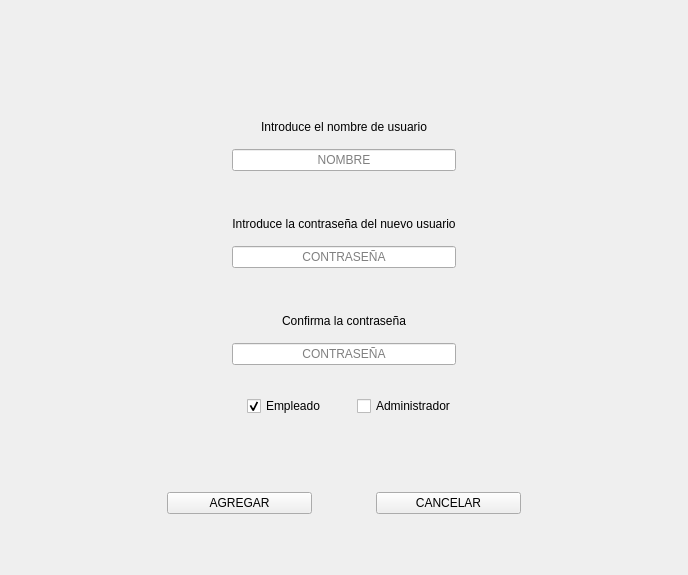
<?xml version="1.0" encoding="UTF-8"?>
<ui version="4.0">
 <class>Agregar_Usuario</class>
 <widget class="QDialog" name="Agregar_Usuario">
  <property name="geometry">
   <rect>
    <x>0</x>
    <y>0</y>
    <width>688</width>
    <height>575</height>
   </rect>
  </property>
  <property name="cursor">
   <cursorShape>ArrowCursor</cursorShape>
  </property>
  <property name="windowTitle">
   <string>Agregar Usuario</string>
  </property>
  <layout class="QGridLayout" name="gridLayout_6" rowstretch="2,0,0">
   <item row="1" column="0">
    <layout class="QGridLayout" name="gridLayout">
     <property name="leftMargin">
      <number>40</number>
     </property>
     <property name="topMargin">
      <number>40</number>
     </property>
     <property name="rightMargin">
      <number>40</number>
     </property>
     <property name="bottomMargin">
      <number>40</number>
     </property>
     <item row="1" column="0">
      <layout class="QGridLayout" name="gridLayout_5">
       <property name="verticalSpacing">
        <number>15</number>
       </property>
       <item row="0" column="0">
        <widget class="QLabel" name="label">
         <property name="sizePolicy">
          <sizepolicy hsizetype="Preferred" vsizetype="Preferred">
           <horstretch>0</horstretch>
           <verstretch>0</verstretch>
          </sizepolicy>
         </property>
         <property name="maximumSize">
          <size>
           <width>50</width>
           <height>50</height>
          </size>
         </property>
         <property name="text">
          <string/>
         </property>
         <property name="pixmap">
          <pixmap resource="RECURSOS.qrc">:/IMAGENES/IMAGENES/LOGOS/Logo con fondo gris.png</pixmap>
         </property>
         <property name="scaledContents">
          <bool>true</bool>
         </property>
        </widget>
       </item>
       <item row="1" column="0">
        <widget class="QLabel" name="UsuarioActual">
         <property name="text">
          <string/>
         </property>
        </widget>
       </item>
      </layout>
     </item>
     <item row="4" column="0">
      <layout class="QGridLayout" name="gridLayout_2" columnstretch="4,5,2,5,4">
       <property name="topMargin">
        <number>25</number>
       </property>
       <item row="0" column="1">
        <widget class="QPushButton" name="AGREGAR">
         <property name="contextMenuPolicy">
          <enum>Qt::ContextMenuPolicy::DefaultContextMenu</enum>
         </property>
         <property name="text">
          <string>AGREGAR</string>
         </property>
         <property name="autoDefault">
          <bool>false</bool>
         </property>
        </widget>
       </item>
       <item row="0" column="2">
        <spacer name="horizontalSpacer_3">
         <property name="orientation">
          <enum>Qt::Orientation::Horizontal</enum>
         </property>
         <property name="sizeHint" stdset="0">
          <size>
           <width>40</width>
           <height>20</height>
          </size>
         </property>
        </spacer>
       </item>
       <item row="0" column="3">
        <widget class="QPushButton" name="CANCELAR">
         <property name="text">
          <string>CANCELAR</string>
         </property>
         <property name="autoDefault">
          <bool>false</bool>
         </property>
        </widget>
       </item>
       <item row="0" column="4">
        <spacer name="horizontalSpacer_4">
         <property name="orientation">
          <enum>Qt::Orientation::Horizontal</enum>
         </property>
         <property name="sizeHint" stdset="0">
          <size>
           <width>40</width>
           <height>20</height>
          </size>
         </property>
        </spacer>
       </item>
       <item row="0" column="0">
        <spacer name="horizontalSpacer_5">
         <property name="orientation">
          <enum>Qt::Orientation::Horizontal</enum>
         </property>
         <property name="sizeHint" stdset="0">
          <size>
           <width>40</width>
           <height>20</height>
          </size>
         </property>
        </spacer>
       </item>
      </layout>
     </item>
     <item row="2" column="0">
      <layout class="QGridLayout" name="gridLayout_3">
       <item row="2" column="1">
        <layout class="QGridLayout" name="gridLayout_4">
         <property name="topMargin">
          <number>20</number>
         </property>
         <property name="verticalSpacing">
          <number>15</number>
         </property>
         <item row="1" column="1">
          <widget class="QLineEdit" name="PASSWORD1">
           <property name="inputMethodHints">
            <set>Qt::InputMethodHint::ImhHiddenText|Qt::InputMethodHint::ImhNoAutoUppercase|Qt::InputMethodHint::ImhNoPredictiveText|Qt::InputMethodHint::ImhSensitiveData</set>
           </property>
           <property name="alignment">
            <set>Qt::AlignmentFlag::AlignCenter</set>
           </property>
           <property name="placeholderText">
            <string>CONTRASEÑA</string>
           </property>
          </widget>
         </item>
         <item row="0" column="1">
          <widget class="QLabel" name="Titulo5_3">
           <property name="text">
            <string>Introduce la contraseña del nuevo usuario</string>
           </property>
           <property name="alignment">
            <set>Qt::AlignmentFlag::AlignCenter</set>
           </property>
          </widget>
         </item>
        </layout>
       </item>
       <item row="1" column="1">
        <spacer name="verticalSpacer">
         <property name="orientation">
          <enum>Qt::Orientation::Vertical</enum>
         </property>
         <property name="sizeType">
          <enum>QSizePolicy::Policy::Maximum</enum>
         </property>
         <property name="sizeHint" stdset="0">
          <size>
           <width>20</width>
           <height>30</height>
          </size>
         </property>
        </spacer>
       </item>
       <item row="0" column="0">
        <spacer name="horizontalSpacer">
         <property name="orientation">
          <enum>Qt::Orientation::Horizontal</enum>
         </property>
         <property name="sizeHint" stdset="0">
          <size>
           <width>40</width>
           <height>20</height>
          </size>
         </property>
        </spacer>
       </item>
       <item row="7" column="1">
        <spacer name="verticalSpacer_6">
         <property name="orientation">
          <enum>Qt::Orientation::Vertical</enum>
         </property>
         <property name="sizeHint" stdset="0">
          <size>
           <width>20</width>
           <height>40</height>
          </size>
         </property>
        </spacer>
       </item>
       <item row="4" column="1">
        <layout class="QGridLayout" name="gridLayout_8">
         <property name="topMargin">
          <number>20</number>
         </property>
         <property name="verticalSpacing">
          <number>15</number>
         </property>
         <item row="2" column="1">
          <widget class="QLineEdit" name="PASSWORD2">
           <property name="inputMethodHints">
            <set>Qt::InputMethodHint::ImhHiddenText|Qt::InputMethodHint::ImhNoAutoUppercase|Qt::InputMethodHint::ImhNoPredictiveText|Qt::InputMethodHint::ImhSensitiveData</set>
           </property>
           <property name="alignment">
            <set>Qt::AlignmentFlag::AlignCenter</set>
           </property>
           <property name="placeholderText">
            <string>CONTRASEÑA</string>
           </property>
          </widget>
         </item>
         <item row="1" column="1">
          <widget class="QLabel" name="Titulo5">
           <property name="text">
            <string>Confirma la contraseña</string>
           </property>
           <property name="alignment">
            <set>Qt::AlignmentFlag::AlignCenter</set>
           </property>
          </widget>
         </item>
        </layout>
       </item>
       <item row="6" column="1">
        <layout class="QGridLayout" name="gridLayout_9" columnstretch="1,1" columnminimumwidth="1,1">
         <property name="leftMargin">
          <number>15</number>
         </property>
         <property name="topMargin">
          <number>25</number>
         </property>
         <property name="rightMargin">
          <number>0</number>
         </property>
         <property name="bottomMargin">
          <number>15</number>
         </property>
         <property name="horizontalSpacing">
          <number>30</number>
         </property>
         <property name="verticalSpacing">
          <number>10</number>
         </property>
         <item row="0" column="1">
          <widget class="QCheckBox" name="CheckAdmin">
           <property name="text">
            <string>Administrador</string>
           </property>
           <property name="autoExclusive">
            <bool>true</bool>
           </property>
          </widget>
         </item>
         <item row="0" column="0">
          <widget class="QCheckBox" name="CheckEmpleado">
           <property name="text">
            <string>Empleado</string>
           </property>
           <property name="checked">
            <bool>true</bool>
           </property>
           <property name="autoExclusive">
            <bool>true</bool>
           </property>
          </widget>
         </item>
        </layout>
       </item>
       <item row="3" column="1">
        <spacer name="verticalSpacer_2">
         <property name="orientation">
          <enum>Qt::Orientation::Vertical</enum>
         </property>
         <property name="sizeType">
          <enum>QSizePolicy::Policy::Maximum</enum>
         </property>
         <property name="sizeHint" stdset="0">
          <size>
           <width>20</width>
           <height>30</height>
          </size>
         </property>
        </spacer>
       </item>
       <item row="0" column="2">
        <spacer name="horizontalSpacer_2">
         <property name="orientation">
          <enum>Qt::Orientation::Horizontal</enum>
         </property>
         <property name="sizeHint" stdset="0">
          <size>
           <width>40</width>
           <height>20</height>
          </size>
         </property>
        </spacer>
       </item>
       <item row="0" column="1">
        <layout class="QGridLayout" name="gridLayout_7">
         <property name="topMargin">
          <number>20</number>
         </property>
         <property name="verticalSpacing">
          <number>15</number>
         </property>
         <item row="1" column="1">
          <widget class="QLabel" name="Titulo5_2">
           <property name="text">
            <string>Introduce el nombre de usuario</string>
           </property>
           <property name="alignment">
            <set>Qt::AlignmentFlag::AlignCenter</set>
           </property>
          </widget>
         </item>
         <item row="2" column="1">
          <widget class="QLineEdit" name="USUARIO">
           <property name="inputMethodHints">
            <set>Qt::InputMethodHint::ImhHiddenText|Qt::InputMethodHint::ImhNoAutoUppercase|Qt::InputMethodHint::ImhNoPredictiveText|Qt::InputMethodHint::ImhSensitiveData</set>
           </property>
           <property name="alignment">
            <set>Qt::AlignmentFlag::AlignCenter</set>
           </property>
           <property name="placeholderText">
            <string>NOMBRE</string>
           </property>
          </widget>
         </item>
        </layout>
       </item>
      </layout>
     </item>
    </layout>
   </item>
   <item row="2" column="0">
    <spacer name="verticalSpacer_4">
     <property name="orientation">
      <enum>Qt::Orientation::Vertical</enum>
     </property>
     <property name="sizeHint" stdset="0">
      <size>
       <width>20</width>
       <height>40</height>
      </size>
     </property>
    </spacer>
   </item>
   <item row="0" column="0">
    <spacer name="verticalSpacer_3">
     <property name="orientation">
      <enum>Qt::Orientation::Vertical</enum>
     </property>
     <property name="sizeHint" stdset="0">
      <size>
       <width>20</width>
       <height>40</height>
      </size>
     </property>
    </spacer>
   </item>
  </layout>
 </widget>
 <tabstops>
  <tabstop>USUARIO</tabstop>
  <tabstop>PASSWORD1</tabstop>
  <tabstop>PASSWORD2</tabstop>
  <tabstop>CheckEmpleado</tabstop>
  <tabstop>CheckAdmin</tabstop>
  <tabstop>AGREGAR</tabstop>
  <tabstop>CANCELAR</tabstop>
 </tabstops>
 <resources>
  <include location="RECURSOS.qrc"/>
 </resources>
 <connections>
  <connection>
   <sender>USUARIO</sender>
   <signal>returnPressed()</signal>
   <receiver>PASSWORD1</receiver>
   <slot>setFocus()</slot>
   <hints>
    <hint type="sourcelabel">
     <x>299</x>
     <y>136</y>
    </hint>
    <hint type="destinationlabel">
     <x>303</x>
     <y>207</y>
    </hint>
   </hints>
  </connection>
  <connection>
   <sender>PASSWORD1</sender>
   <signal>returnPressed()</signal>
   <receiver>PASSWORD2</receiver>
   <slot>setFocus()</slot>
   <hints>
    <hint type="sourcelabel">
     <x>263</x>
     <y>203</y>
    </hint>
    <hint type="destinationlabel">
     <x>272</x>
     <y>281</y>
    </hint>
   </hints>
  </connection>
  <connection>
   <sender>PASSWORD2</sender>
   <signal>returnPressed()</signal>
   <receiver>AGREGAR</receiver>
   <slot>click()</slot>
   <hints>
    <hint type="sourcelabel">
     <x>139</x>
     <y>281</y>
    </hint>
    <hint type="destinationlabel">
     <x>143</x>
     <y>372</y>
    </hint>
   </hints>
  </connection>
 </connections>
</ui>
